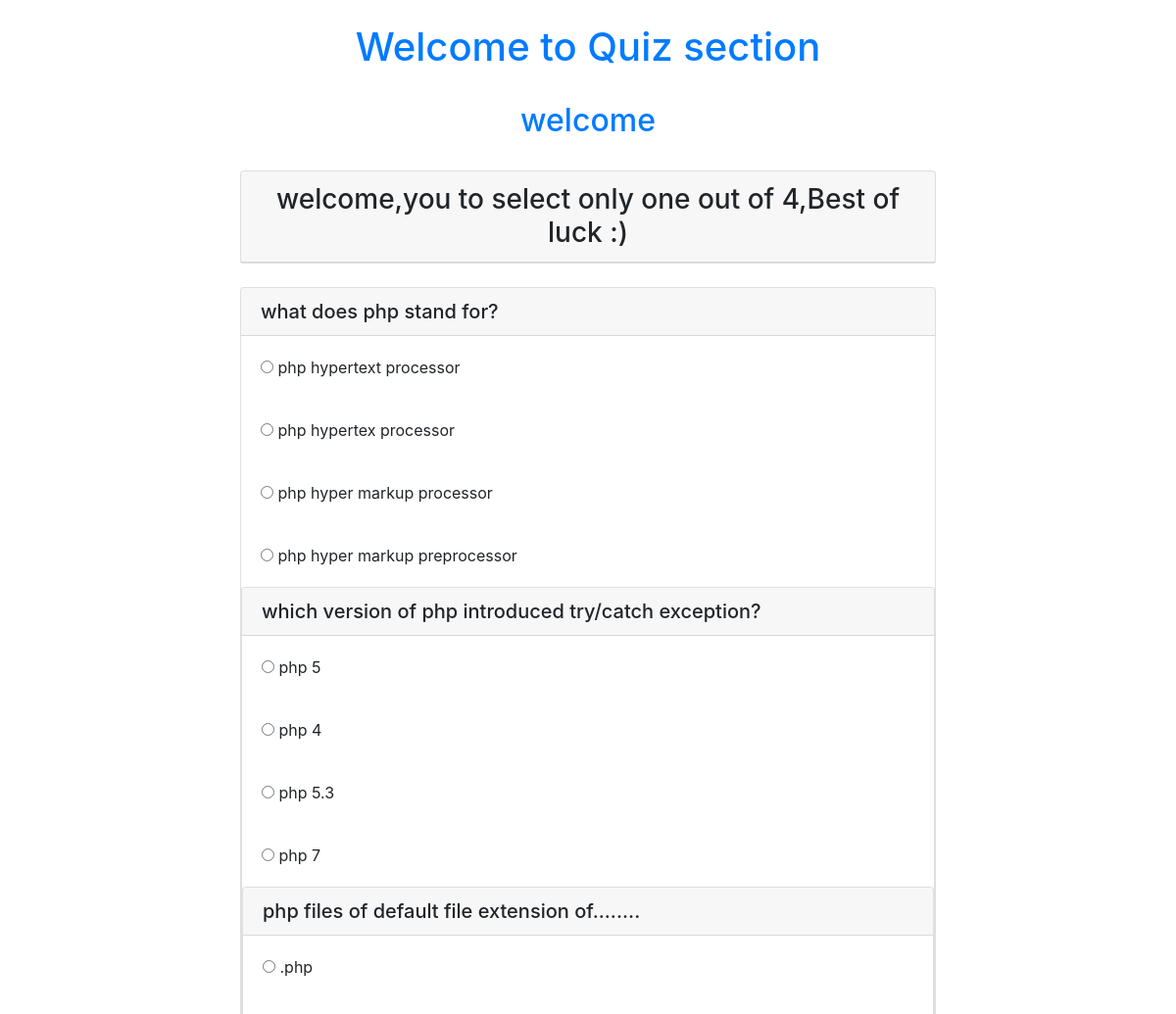
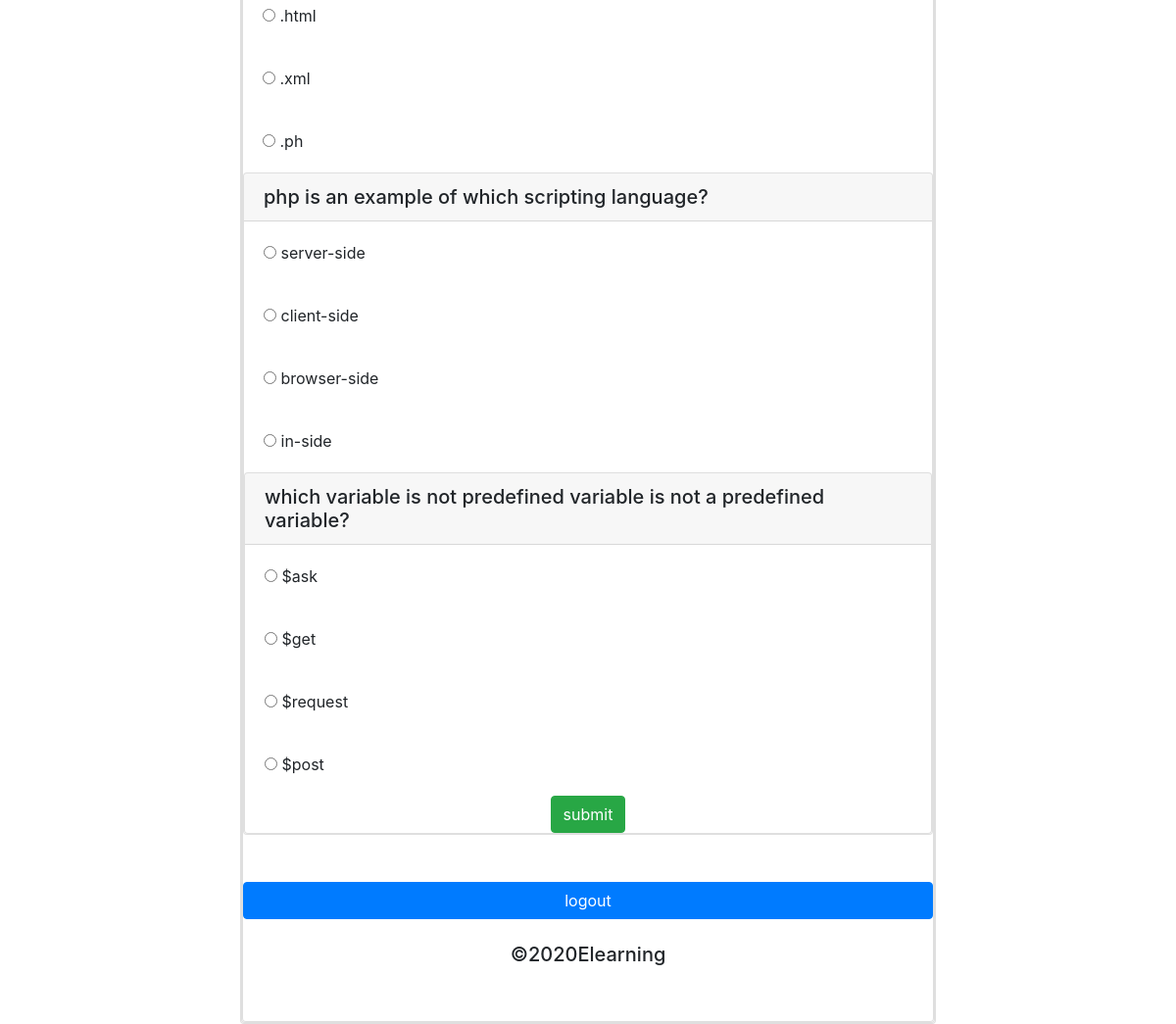
Screenshot of /quiz-5.php with the database file from the repository (2 pictures, top to bottom).
### tables this page shows
CREATE TABLE `questions` (
  `q_id` int(250) NOT NULL,
  `course_id` int(11) NOT NULL,
  `question` varchar(250) NOT NULL,
  `ans_id` int(250) NOT NULL
);

CREATE TABLE `answers` (
  `a_id` int(250) NOT NULL,
  `answer` varchar(250) NOT NULL,
  `ans_id` int(250) NOT NULL
);

### quiz-5.php (the view, shortened to what this page needs)
<!doctype html>
<html lang="en">
<head>
    <link rel="stylesheet" href="https://stackpath.bootstrapcdn.com/bootstrap/4.4.1/css/bootstrap.min.css"
>
</head>
<body>
    <div class="container">
        <br>
        <h1 class="text-center text-primary">Welcome to Quiz section</h1></br>
        <h2 class="text-center text-primary">welcome </h2><br>
        <div class="col-lg-8 m-auto d-block">
            <div class="card">
                <h3 class="text-center card-header">welcome,you to select only one out of 4,Best of luck :)</h3>
            </div><br>
            <form action="result-5.php" method="post">
                <?php
                for($i=21;$i<26;$i++)
                {
   $sql="SELECT * FROM `questions` WHERE q_id=$i";
   $query=mysqli_query($conn,$sql);
   while($rows=mysqli_fetch_array($query) ){
     ?>
                <div class="card">
                    <h5 class="card-header"><?php echo $rows['question']?> </h5>
                    <?php
    $sql="SELECT * FROM `answers` where ans_id=$i";
    $query=mysqli_query($conn,$sql);
    while($rows=mysqli_fetch_array($query) ){
     ?>
                    <div class="card-body">
                        <input type="radio" name="quizcheck[<?php echo $rows['ans_id'];?>]" value="<?php echo $rows['a_id'];?>">
                        <?php echo $rows['answer'];?>
                    </div>
                    <?php
    }
  }
}
   ?>
                    <input type="submit" name="submit" value="submit" class="btn btn-success m-auto d-block">
            </form>
        </div>
    </div><br><br>
    <div>
        <a href="logout.php" class="btn btn-primary m-auto d-block">logout<a>
    </div><br>
    <div>
    <h5 class="text-center">©2020Elearning</h5>
    </div><br><br>
</body>
</html>

### rows the page displays
questions: question "what does php stand for?"
answers: answer "php hypertext processor"
answers: answer "php hypertex processor"
answers: answer "php hyper markup processor"
answers: answer "php hyper markup preprocessor"
questions: question "which version of php introduced try/catch exception?"
answers: answer "php 5"
answers: answer "php 4"
answers: answer "php 5.3"
answers: answer "php 7"
questions: question "php files of default file extension of........"
answers: answer ".php"
answers: answer ".html"
answers: answer ".xml"
answers: answer ".ph"
questions: question "php is an example of which scripting language?"
answers: answer "server-side"
answers: answer "client-side"
answers: answer "browser-side"
answers: answer "in-side"
questions: question "which variable is not predefined variable is not a predefined variable?"
answers: answer "$ask"
answers: answer "$get"
answers: answer "$request"
answers: answer "$post"
